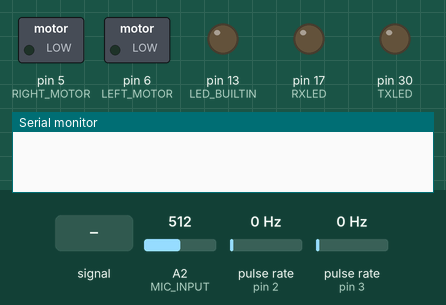
Recording of a sketch running on a simulated Arduino Mega 2560, built with avr-gcc and run on an emulated ATmega2560. Shown: switched loads named in the sketch (green lamp = pin HIGH), output pins drawn as LEDs (lit = HIGH), the last lines printed to the serial monitor. Wiring (inferred from the names in the program): 2 × pulse sensor: data pin 2 / data pin 3. The test bench sets the inputs (shaded band); at power-on: A2 (MIC_INPUT) = 512, pulse rate (sensors on pin 2, pin 3) 0 Hz.

Above: at 8.7 s.
8.8 s: A2 (MIC_INPUT) fed a 50 Hz sine of ±306 counts around its level
At 9.9 s:
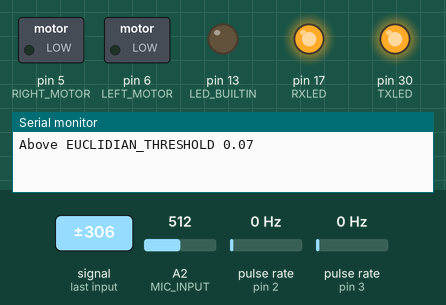
At 16.5 s:
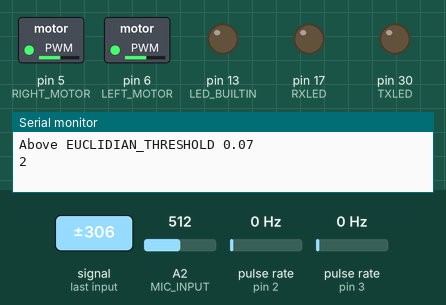
Timing chart, 0 to 17.1 s (numbered marks = the images above; inputs shaded):
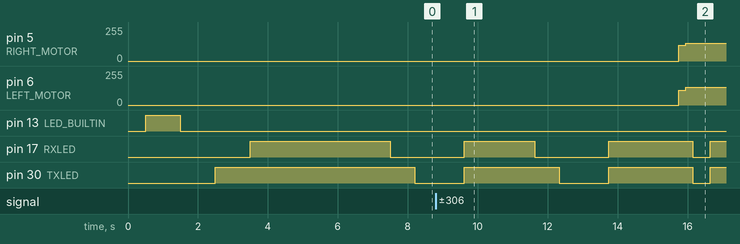

The sketch:

integrated.ino
```cpp
/********************************************************/
/********************************************************/
/***                                                  ***/
/*** Constants and global variables from turning.ino. ***/
/***                                                  ***/
/********************************************************/
/********************************************************/

#define LEFT_MOTOR                  6
#define LEFT_ENCODER                3
#define RIGHT_MOTOR                 5
#define RIGHT_ENCODER               2

#define RXLED                       17
#define TXLED                       30

#define SAMPLING_INTERVAL           100
#define NUM_COMMANDS                4
int sample_lens[NUM_COMMANDS] = {0};

// Operation modes
#define MODE_LISTEN                 0
#define MODE_DRIVE                  1

#define NUM_COMMANDS                4
#define DRIVE_FAR                   0
#define DRIVE_LEFT                  1
#define DRIVE_CLOSE                 2
#define DRIVE_RIGHT                 3

#define JOLT_STEPS                  2

boolean loop_mode = MODE_DRIVE;
int drive_mode = 0;

int step_num = 0;

volatile int left_count = 0;
volatile int right_count = 0;

/*---------------------------*/
/*      CODE BLOCK CON1      */
/*    From closed_loop.ino   */
/*---------------------------*/
float theta_left = .3031;
float theta_right = .2664;
float beta_left = -32.56;
float beta_right = -37.35;
float v_star = 73.3;

// PWM inputs to jolt the car straight
int left_jolt = 110;
int right_jolt = 120;

// Control gains
float f_left = .9;
float f_right = .9;
/*---------------------------*/
/*      CODE BLOCK CON2      */
/*      From turning.ino     */
/*---------------------------*/
float driveStraight_left(float v_star, float delta) {
  return ((v_star + beta_left)/theta_left)-((f_left/theta_left)*delta);
}

float driveStraight_right(float v_star, float delta) {
  return ((v_star + beta_right)/theta_right)+((f_right/theta_right)*delta);
}

/*---------------------------*/
/*      CODE BLOCK CON3      */
/*      From turning.ino     */
/*---------------------------*/

float delta_ss = 0;

/*---------------------------*/
/*      CODE BLOCK CON4      */
/*      From turning.ino     */
/*---------------------------*/

#define CAR_WIDTH                   15.0 // in cm
#define TURN_RADIUS                 200 // in cm - 6 feet diameter
// #define TURN_RADIUS                 60 // in cm - 4 feet diameter

/*---------------------------*/
/*    PREPROGRAMMED PATH     */
/*---------------------------*/
int run_times[NUM_COMMANDS] = {4000, 2300, 2000, 2300}; // length of commands roughly in ms
int drive_modes[NUM_COMMANDS] = {DRIVE_FAR, DRIVE_LEFT, DRIVE_CLOSE, DRIVE_RIGHT}; //
/*---------------------------*/
/*      CODE BLOCK CON5      */
/*      From turning.ino     */
/*---------------------------*/
float delta_reference(int i) {
    float delta_i = CAR_WIDTH*(v_star/5)*i/TURN_RADIUS;
    // YOUR CODE HERE
  // Remember to divide the v* value you use in this function by 5 because of sampling interval differences!
  if (drive_mode == DRIVE_RIGHT) { // Return a NEGATIVE expression
    return -1 * delta_i;
  }
  else if (drive_mode == DRIVE_LEFT) { // Return a POSITIVE expression
    return delta_i;
  }
  else { // DRIVE_STRAIGHT
    return 0.0;
  }
}

/*---------------------------*/
/*      CODE BLOCK CON6      */
/*      From turning.ino     */
/*---------------------------*/
#define INFINITY                    (3.4e+38)
#define STRAIGHT_RADIUS             INFINITY

float straight_correction(int i) {
  // YOUR CODE HERE
  return 0; // Replace this line
}

/*********************************************************/
/*********************************************************/
/***                                                   ***/
/*** Constants and glboal variables from classify.ino. ***/
/***                                                   ***/
/*********************************************************/
/*********************************************************/

#define SIZE                        5504
#define ADC_TIMER_MS                0.35
#define AVG_SHIFT                   5
#define AVG_SIZE                    (int) pow(2, AVG_SHIFT)
#define SIZE_AFTER_FILTER           (int) SIZE / AVG_SIZE

#define MIC_INPUT                   A2

/*---------------------------*/
/*      CODE BLOCK PCA1      */
/*     From classify.ino     */
/*---------------------------*/

#define SNIPPET_SIZE                  80
#define PRELENGTH                     5
#define THRESHOLD                     0.5
#define BASIS_DIM                     3

#define EUCLIDEAN_THRESHOLD           .03
#define LOUDNESS_THRESHOLD            400

/*---------------------------*/
/*      CODE BLOCK PCA2      */
/*     From classify.ino     */
/*---------------------------*/

float pca_vec1[80] = {0.010146608025165765, -0.008016047170881446, -0.0203292497940587, -0.042871405863204815, -0.03774067236177029, 0.06947440441407787, 0.09949163251272455, 0.06790509635578622, 0.04505416722747538, 0.03400774677080343, 0.027648839520510733, 0.016827590803603926, 0.01839131981967028, 0.04154010698622987, 0.09122956280158502, 0.18023641897326012, 0.2562809469396683, 0.2735473789832322, 0.3036852769526307, 0.2949443312661428, 0.29722046682678416, 0.26843404223547296, 0.26093854380261955, 0.2320660566603194, 0.19081937317633055, 0.12421918188449252, 0.055184482439441324, 0.006815416251563131, -0.038554840396561825, -0.0796821964803827, -0.12093441463613847, -0.1321864521429118, -0.145590602093948, -0.13533424021780507, -0.1238556044384681, -0.12094855464104523, -0.10643115686643442, -0.10935929527623567, -0.09239860125880624, -0.09335435890532424, -0.08668285341727061, -0.08400291875850449, -0.08305772074263118, -0.07565008936446069, -0.07554749340269423, -0.06903722885421741, -0.0683844686779747, -0.07255555518652604, -0.06796350832448265, -0.07552846248568733, -0.07378344410219073, -0.07423172191467094, -0.07830103330446146, -0.07871210089800441, -0.0746572380969933, -0.07084461882814808, -0.06823762055729618, -0.06484219992790972, -0.06146948109940064, -0.05784382988810007, -0.05793712752354972, -0.05440069593457291, -0.0518799714397168, -0.04046177208376862, -0.03810493320115312, -0.03282615140412291, -0.023319806109776076, -0.019640036960042614, -0.015505489540185578, -0.013099475345560543, -0.011794533646285042, -0.009428463098659112, -0.005131946443402754, -0.01007148809666493, -0.0031571468112321227, -0.007770408039843181, -0.0016653263440328827, -0.0010087316387682387, -0.003615919039962138, 0.0036317114473106153};
float pca_vec2[80] = {0.015084281023069156, 0.032028764022749234, 0.040341378028937724, 0.07551038589855574, 0.09272734671875402, 0.11696150547160199, 0.14561254557778366, 0.17843583159953386, 0.17969757681967774, 0.1952573722914158, 0.2169786825799128, 0.22621489789279403, 0.2313753483505412, 0.15606707002176193, 0.04527318260039809, -0.07704438845669896, -0.14900715167681436, -0.1549966118104183, -0.13113198261937864, -0.11518884271737032, -0.10863771895937176, -0.08000287285374874, -0.058941151809373406, -0.0011791393761716605, 0.08414233675744702, 0.19400833239717777, 0.25408582197214014, 0.23154968975620846, 0.2170830873650961, 0.1750227353204247, 0.14146703202710417, 0.11300862144242514, 0.08720453707283303, 0.05589218994733236, 0.025445932918982297, 0.017320572102953454, -0.03150036465641688, -0.03077701042277659, -0.06305133327066124, -0.07975793438244633, -0.0988578376128619, -0.10999244311839208, -0.13960318986118245, -0.13930137492946967, -0.142267000957563, -0.1518168260853615, -0.14632819279216785, -0.1322033351736896, -0.10800250779658367, -0.09985507225078573, -0.0905719041752702, -0.09331633010512916, -0.10552113538195296, -0.10725797740158928, -0.09451966757643943, -0.09475606492448453, -0.08334651810667242, -0.0839529076321144, -0.07339614386918268, -0.06850667092199782, -0.06198662662218128, -0.060842231370142684, -0.05456754203925841, -0.049872872219125404, -0.04168533053286286, -0.04035910843903639, -0.02838930326598855, -0.027119105548051827, -0.017161386916428916, -0.007541933623246462, -0.006931212193801444, -0.0012280097069055724, 0.0038196249312369528, 0.007594913001020295, 0.01275918708201956, 0.018290140175786198, 0.01427883944973679, 0.014952505615748204, 0.014533536232428854, 0.012248461695979186};
float pca_vec3[80] = {0.0009971493047510852, 0.004937060481040301, 0.021868250738183544, 0.053737829290087316, 0.08074193700361654, 0.1273096136785984, 0.11190452573840848, 0.1253856792788488, 0.14333128724240166, 0.15492331810976484, 0.16033583766166062, 0.15177435976317638, 0.15159211739408887, 0.14658170423149935, 0.1596663036960597, 0.09497580198966442, 0.034041773113295065, -0.018245454219805834, -0.07038352143605658, -0.10527299419841676, -0.12371903372052621, -0.1311276516600032, -0.12679869799363255, -0.14253479214647355, -0.1492876157213838, -0.1344006793223884, -0.14294248222407077, -0.1361869467217271, -0.17924451728191207, -0.17955041273688624, -0.1897279115597619, -0.18307819861496644, -0.19164383769639423, -0.17836726128878216, -0.19299988561117334, -0.17653324686527158, -0.17095353464476112, -0.1607210453474959, -0.15022234920020403, -0.13806768737363445, -0.1314092771841819, -0.1206139058825104, -0.11188778150719421, -0.08234469084147271, -0.056368632967017294, -0.04678942003593145, 0.007398178325189295, 0.038601294408217024, 0.052552239405414335, 0.08159735328656903, 0.0889091987041387, 0.08307947865816423, 0.08326132271803932, 0.08299863451701327, 0.09579767537612519, 0.1162409518882192, 0.10042466315487529, 0.11098427531865779, 0.11820020368046245, 0.10865434808245132, 0.10868982209201025, 0.10609247933919927, 0.09340440476662175, 0.09110904378084815, 0.08691115224491036, 0.07369039026151526, 0.0633387542569839, 0.0660486283861738, 0.059340842424068126, 0.047956167552261286, 0.030961499737959083, 0.03708980832961136, 0.02873812881377148, 0.022504588547997806, 0.024084127174291498, 0.018760650063977567, 0.02138877282970931, 0.019223934355702143, 0.017978476809933044, 0.01130742799781037};
float projected_mean_vec[3] = {0.030859569158017935, 0.0440744121028308, -0.009673512377754049};
float centroid1[3] = {-0.030659013281576716, 0.040641724556916614, 0.0034136771069584737};
float centroid2[3] = {0.05370370156582855, 0.004917375148457834, 0.0203444055660385};
float centroid3[3] = {-0.042690722620658976, -0.024958994220201116, 0.02320926015336457};
float centroid4[3] = {0.003859810486804021, -0.019470399057539244, -0.02115722807800355};
float* centroids[4] = {
  (float *) &centroid1, (float *) &centroid2,
  (float *) &centroid3, (float *) &centroid4
};

/*---------------------------*/
/*---------------------------*/
/*---------------------------*/

//data array and index pointer
int16_t out[SIZE_AFTER_FILTER] = {0};
volatile int re_pointer = 0;

int16_t re0[AVG_SIZE] = {0};
int16_t re1[AVG_SIZE] = {0};
int write_arr = 0;

int16_t * get_re(int loc){
  switch(loc){
    case 0:
      return re0;
    case 1:
      return re1;
    default:
      return re0;
  }
}

float result[SNIPPET_SIZE] = {0};
float proj1 = 0;
float proj2 = 0;
float proj3 = 0;

/*---------------------------*/
/*       Norm functions      */
/*---------------------------*/

// Compute the L2 norm of (dim1, dim2) and centroid
// input: dim1: 1st dimension coordinate
//        dim2: 2nd dimension coordinate
//        centroid: size-2 array containing centroid coordinates
// output: L2 norm (Euclidean distance) between point and centroid
float l2_norm(float dim1, float dim2, float* centroid) {
  return sqrt(pow(dim1-centroid[0],2) + pow(dim2-centroid[1],2));
}

// Compute the L2 norm of (dim1, dim2, dim3) and centroid
// input: dim1: 1st dimension coordinate
//        dim2: 2nd dimension coordinate
//        dim3: 3rd dimension coordinate
//        centroid: size-3 array containing centroid coordinates
// output: L2 norm (Euclidean distance) between point and centroid
float l2_norm3(float dim1, float dim2, float dim3, float* centroid) {
  return sqrt(pow(dim1-centroid[0],2) + pow(dim2-centroid[1],2) + pow(dim3-centroid[2],2));
}

void setup(void) {
  Serial.begin(38400);

  pinMode(LEFT_MOTOR, OUTPUT);
  pinMode(LEFT_ENCODER, INPUT);
  pinMode(RIGHT_MOTOR, OUTPUT);
  pinMode(RIGHT_ENCODER, INPUT);

  pinMode(LED_BUILTIN, OUTPUT);
  pinMode(RXLED, OUTPUT);
  pinMode(TXLED, OUTPUT);
  pinMode(MIC_INPUT, INPUT);
  delay(500);

  re_pointer = 0;

  cli();
  //set timer1 interrupt at 1Hz * SAMPLING INTERVAL / 1000
  TCCR1A = 0;// set entire TCCR1A register to 0
  TCCR1B = 0;// same for TCCR1B
  TCNT1  = 0;//initialize counter value to 0
  // set compare match register for 1hz increments
  OCR1A = 15.624 * ADC_TIMER_MS;// = (16*10^6) / (1*1024) - 1 (must be <65536)
  // turn on CTC mode
  TCCR1B |= (1 << WGM12);
  // Set CS12 and CS10 bits for 1024 prescaler
  TCCR1B |= (1 << CS12) | (1 << CS10);
  // enable timer compare interrupt
  TIMSK1 |= (1 << OCIE1A);
  sei();

  write_pwm(0, 0);
  digitalWrite(LED_BUILTIN, HIGH);
  digitalWrite(TXLED, LOW);
  digitalWrite(RXLED, LOW);
  delay(1000);
  digitalWrite(LED_BUILTIN, LOW);
  delay(1000);
  digitalWrite(TXLED, HIGH);
  delay(1000);
  digitalWrite(RXLED, HIGH);
  delay(1000);

  for (int i = 0; i < 4; i++) {
    sample_lens[i] = run_times[i] / SAMPLING_INTERVAL;
  }

  attachInterrupt(digitalPinToInterrupt(RIGHT_ENCODER), flag_right, CHANGE);
  attachInterrupt(digitalPinToInterrupt(LEFT_ENCODER), flag_left, CHANGE);

  start_listen_mode();
}

void loop(void) {
  if (re_pointer%AVG_SIZE == 0){
    write_arr = !write_arr;
    envelope_small(get_re(!write_arr), out, re_pointer>>AVG_SHIFT);
  }
  if (re_pointer == (int) (SIZE / 3)) {
    digitalWrite(TXLED, LOW);
  }
  if (re_pointer == (int) (SIZE * 2 / 3)) {
    digitalWrite(RXLED, LOW);
  }
  if (loop_mode == MODE_LISTEN && re_pointer == SIZE) {
    digitalWrite(LED_BUILTIN, LOW);
    digitalWrite(TXLED, HIGH);
    digitalWrite(RXLED, HIGH);
    write_pwm(0, 0);

    // if enveloped data is above some preset value
    if(envelope(out, result)) {

      // Reset projection result variables declared above
      proj1 = 0;
      proj2 = 0;
      proj3 = 0;

      /*---------------------------*/
      /*      CODE BLOCK PCA3      */
      /*     From classify.ino     */
      /*     with more changes     */
      /*---------------------------*/

      // Project 'result' onto the principal components
      // YOUR CODE HERE
for (int i = 0; i < SNIPPET_SIZE; i++) {
        proj1 += result[i] * pca_vec1[i];
        proj2 += result[i] * pca_vec2[i];
        proj3 += result[i] * pca_vec3[i];
      }

      // Demean the projection
      proj1 -= projected_mean_vec[0];
      proj2 -= projected_mean_vec[1];
      proj3 -= projected_mean_vec[2];

      // Classification
      // Use the function 'l2_norm3' defined above
      // ith centroid: 'centroids[i]'
      float best_dist = 999999;
      int best_index = -1;
      float temp = 0;
      // YOUR CODE HERE
      for (int i = 0; i < 4; i++) {
          temp = l2_norm3(proj1, proj2, proj3, centroids[i]);
          if (temp < best_dist) {
              best_dist = temp;
              best_index = i;
          }
      }

      // Compare 'best_dist' against the 'EUCLIDEAN_THRESHOLD' and print the result
      // If 'best_dist' is less than the 'EUCLIDEAN_THRESHOLD', the recording is a word
      // Otherwise, the recording is noise
      // YOUR CODE HERE
      if (best_dist < EUCLIDEAN_THRESHOLD) {
          if (best_index == 0) {
              drive_mode = DRIVE_FAR;
          } else if(best_index == 1){
              drive_mode = DRIVE_LEFT;
          } else if(best_index == 2) {
              drive_mode = DRIVE_CLOSE;
          } else if(best_index == 3) {
              drive_mode = DRIVE_RIGHT;
          }
          start_drive_mode();
          Serial.println(best_index);

      } else {
          Serial.print("Above EUCLIDIAN_THRESHOLD ");
          Serial.println(best_dist);
      }

      /*---------------------------*/
      /*---------------------------*/
      /*---------------------------*/
    } else {
     Serial.println("Below LOUDNESS_THRESHOLD.");
   }

    delay(2000);
    re_pointer = 0; // start recording from beginning if we don't start driving

  } else if (loop_mode == MODE_DRIVE) {
    if (step_num < JOLT_STEPS) {
      write_pwm(left_jolt, right_jolt);
    } else {
      // Save positions because _left_position and _right_position
      // can change in the middle of one loop.
      int left_position = left_count;
      int right_position = right_count;

       /*---------------------------*/
      /*      CODE BLOCK CON0      */
      /*---------------------------*/

      float delta = left_position - right_position + delta_ss;
      delta = delta + delta_reference(step_num) + straight_correction(step_num);

      // Drive straight using feedback
      // Compute the needed pwm values for each wheel using delta and v_star
      int left_cur_pwm = driveStraight_left(v_star, delta);
      int right_cur_pwm = driveStraight_right(v_star, delta);
      write_pwm(left_cur_pwm, right_cur_pwm);
      /*---------------------------*/
      /*---------------------------*/
      /*---------------------------*/

    }

    // Counter for how many times loop is executed since entering DRIVE MODE
    step_num++;
    digitalWrite(RXLED, (!(((drive_mode == DRIVE_FAR) || (drive_mode == DRIVE_CLOSE) || (drive_mode == DRIVE_RIGHT)) && ((step_num / 5) % 2))));
    digitalWrite(TXLED, (!(((drive_mode == DRIVE_FAR) || (drive_mode == DRIVE_CLOSE) || (drive_mode == DRIVE_LEFT)) && ((step_num / 5) % 2))));

    if (step_num == sample_lens[drive_mode]) {
      // Completely stop and go back to listen MODE after 3 seconds
      start_listen_mode();
    }
    delay(SAMPLING_INTERVAL);
  }
}

/*---------------------------*/
/*     Helper functions      */
/*---------------------------*/

void envelope_small(int16_t* data, int16_t* data_out, int index){
  int32_t avg = 0;
  for (int i = 0; i < AVG_SIZE; i++) {
      avg += data[i];
  }

  avg = avg >> AVG_SHIFT;
  data_out[index] = abs(data[0] - avg);

  for (int i = 1; i < AVG_SIZE; i++) {
      data_out[index] += abs(data[i] - avg);
  }
}

// Enveloping function with thresholding and normalizing,
// returns snippet of interest (containing speech)
bool envelope(int* data, float* data_out) {
  float maximum = 0;
  int32_t total = 0;
  int block;

  // Apply enveloping filter while finding maximum value
  for (block = 0; block < SIZE_AFTER_FILTER; block++) {
    if (data[block] > maximum) {
      maximum = data[block];
    }
  }

  // If not loud enough, return false
  if (maximum < LOUDNESS_THRESHOLD) {
    Serial.println(maximum);
    return false;
  }

  // Determine threshold
  float thres = THRESHOLD * maximum;

  // Figure out when interesting snippet starts and write to data_out
  block = PRELENGTH;
  while (data[block++] < thres && block < SIZE_AFTER_FILTER);
  if (block > SIZE_AFTER_FILTER - SNIPPET_SIZE) {
    block = SIZE_AFTER_FILTER - SNIPPET_SIZE;
  }
  for (int i = 0; i < SNIPPET_SIZE; i++) {
    data_out[i] = data[block-PRELENGTH+i];
    total += data_out[i];
  }

  // Normalize data_out
  for (int i = 0; i < SNIPPET_SIZE; i++) {
    data_out[i] = data_out[i] / total;
  }

  return true;
}

void write_pwm(int pwm_left, int pwm_right) {
  analogWrite(LEFT_MOTOR, (int) min(max(0, pwm_left), 255));
  analogWrite(RIGHT_MOTOR, (int) min(max(0, pwm_right), 255));
}

void flag_left() {
  if(digitalRead(LEFT_ENCODER)) {
    left_count++;
  }
}

void flag_right() {
  if(digitalRead(RIGHT_ENCODER)) {
    right_count++;
  }
}

void start_drive_mode(void) {
  loop_mode = MODE_DRIVE;
  step_num = 0;
  left_count = 0;
  right_count = 0;
}

void start_listen_mode(void) {
  write_pwm(0, 0);
  delay(3000);
  loop_mode = MODE_LISTEN;
}

/*---------------------------*/
/*    Interrupt functions    */
/*---------------------------*/

ISR(TIMER1_COMPA_vect){//timer1 interrupt 8Khz toggles pin 13 (LED)
  if (re_pointer < SIZE && loop_mode != MODE_DRIVE) {
    digitalWrite(RXLED, LOW);
    get_re(write_arr)[re_pointer%AVG_SIZE] = (analogRead(MIC_INPUT) >> 4) - 128;
    re_pointer += 1;
  }
}
```

Source omitted: open_loop.ino (3027 bytes)

Measured:
- after the input at 8.8 s, pin 5 (RIGHT_MOTOR): 0/255 → 120/255 after 7.0 s, → 134/255 0.20 s later; pin 6 (LEFT_MOTOR): 0/255 → 110/255 after 7.0 s, → 134/255 0.20 s later
